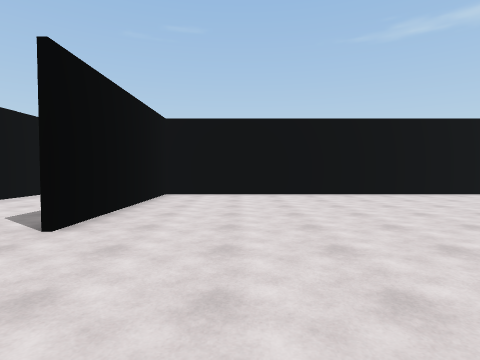
view 1 (above)

13 first-person views from a walk through a 3-D level made in the Unity game engine. The camera is 1.4 m above the floor, tilts 2° down and sees 80° across. The floor is counted in squares, 2 m on a side. Each view is taken from the middle of a square. On the plan, view 1 faces up. The plan holds only what a view shows up to about 10 squares ahead; the rest is blank. The place goes on beyond the plan. The player character is not drawn.

view 2
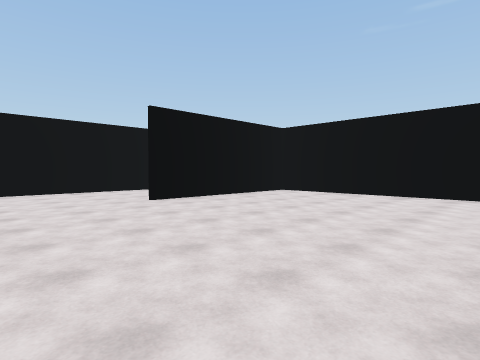

view 3
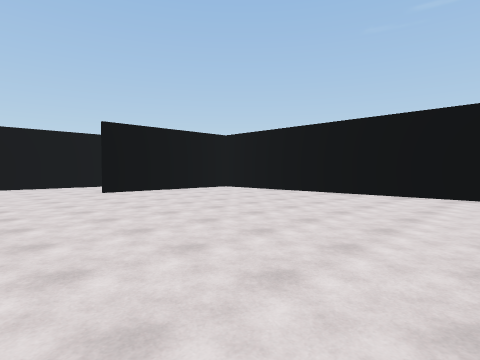

view 4
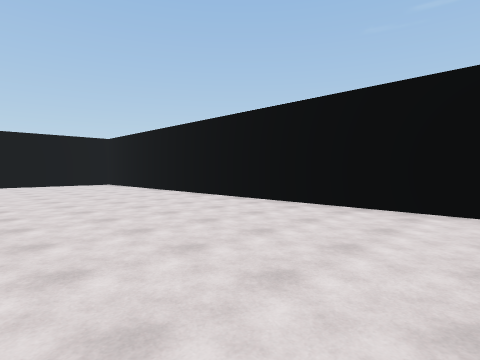

view 5
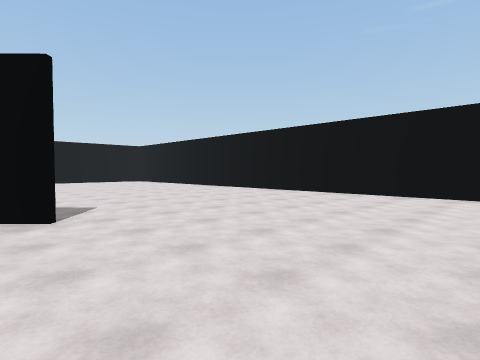

view 6
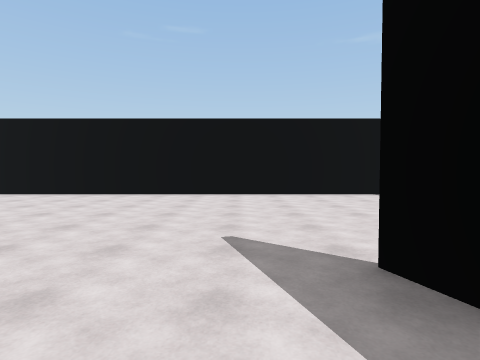

view 7
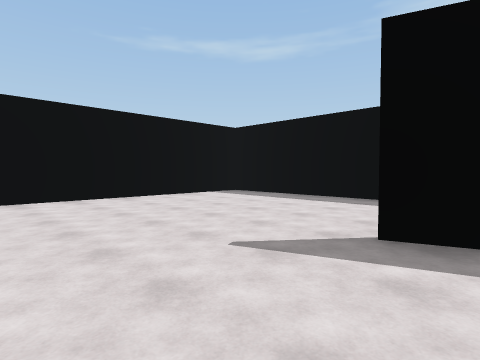

view 8
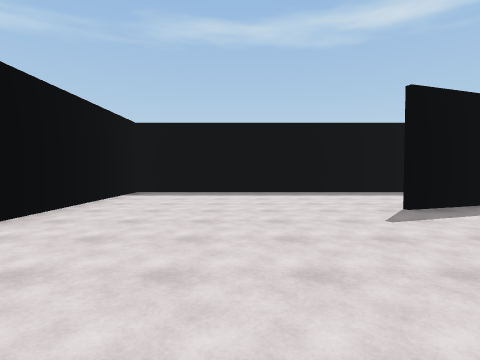

view 9
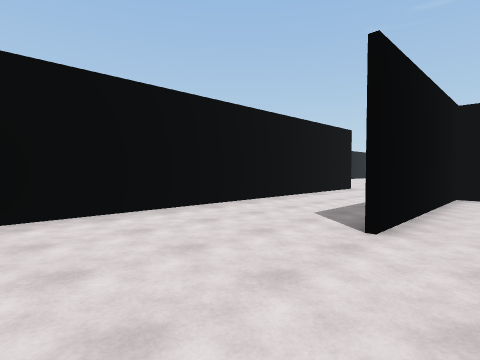

view 10
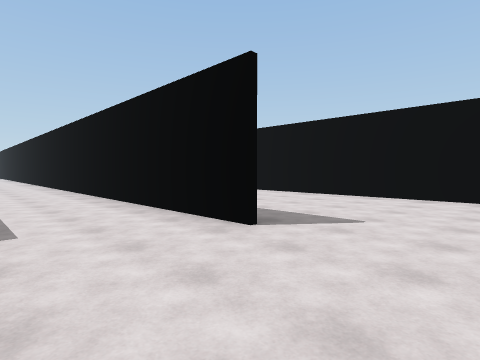

view 11
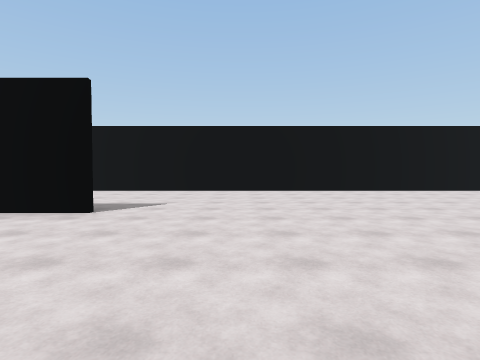

view 12
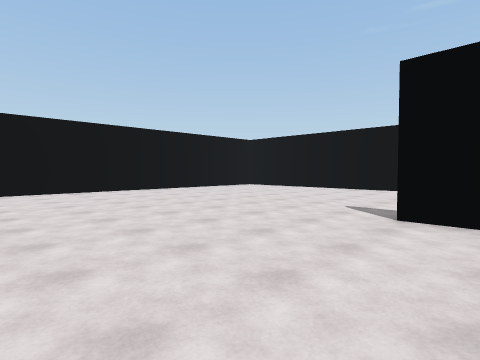

view 13
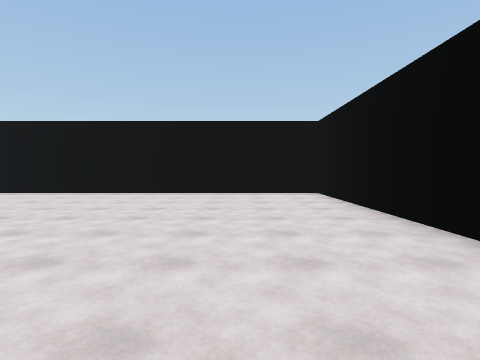

### Floor plan
Points are (right, up) in squares from view 1. A wall is a line through its corners. A room is listed if a view was taken in it or the views show most of it. See-through windows are left out.
Room 1 (views 1, 2, 3, 4, 5, 6, 7, 8, 9)
walls: (17.6, 0.3) (17, 2); (21, -0.2) (21, 8.3) (-2.1, 8.3) (-2.1, 3.1); (-5.6, 2.4) (-5.6, 0.4)
ways out: opening at (-4, 3.3) to room 2
Room 2 (views 10, 11, 12, 13)
walls: (-5.6, 10.6) (-5.6, 2.4); (-4, 25.4) (-10.7, 25.4) (-10.7, 6.5)
ways out: opening at (-4, 3.3) to room 1

Positions as (right, up) in squares from view 1, and headings:
1: (0, 0), facing up
2: (4, 0), facing up-left
3: (7, 0), facing up-left
4: (12, 3), facing up-left
5: (15, 0), facing up-left
6: (16, 0), facing up
7: (14, 1), facing up-right
8: (12, 5), facing right
9: (-1, 0), facing up-left
10: (-3, 13), facing down-left
11: (-1, 13), facing left
12: (-1, 15), facing up-left
13: (-2, 23), facing left
